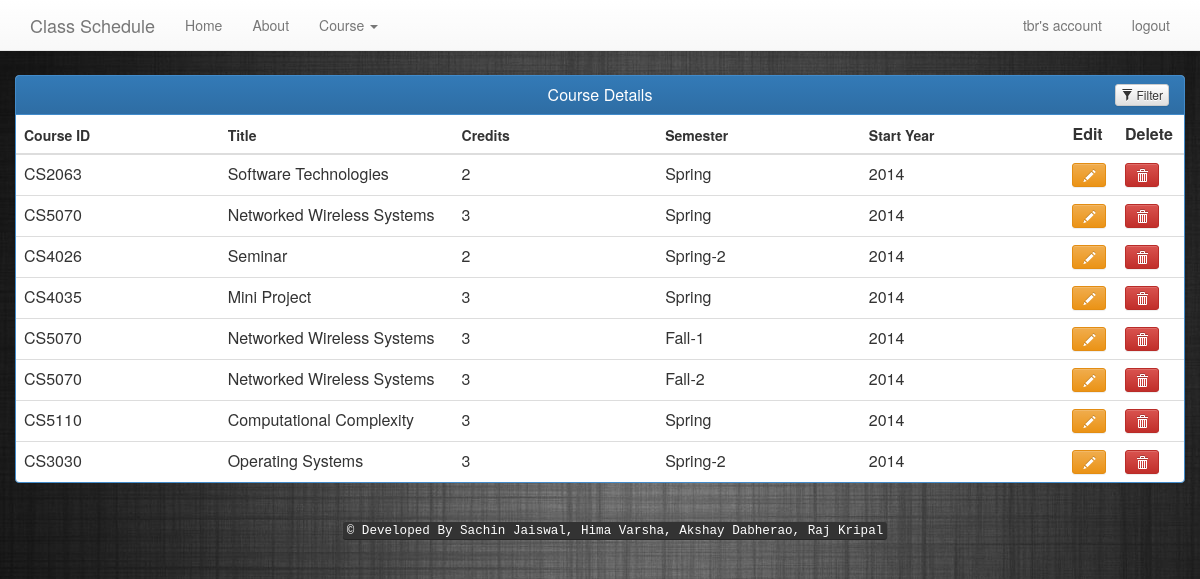
Page /my_course.php (signed in) on the committed database.
### tables this page shows
CREATE TABLE IF NOT EXISTS `section` (
`id` int(11) NOT NULL,
  `course_id` char(6) NOT NULL,
  `user_id` int(11) NOT NULL,
  `student` int(5) NOT NULL,
  `semester` varchar(25) NOT NULL,
  `year` int(4) NOT NULL
);

CREATE TABLE IF NOT EXISTS `courses` (
  `course_id` char(25) NOT NULL,
  `title` varchar(100) NOT NULL,
  `credits` float NOT NULL,
  `dept_id` int(2) DEFAULT NULL
);

### init_page.php (called while the page is built, shortened)
<?php
  $logged_in = isset($_SESSION['user_id']);
  if ($logged_in) {
    $user_id = $_SESSION['user_id'];
  }
?>

### my_course.php (the view, shortened to what this page needs)
<?php
require_once('init_page.php');
$query = "SELECT id, section.course_id, semester, year, title, credits FROM section, courses WHERE user_id = '$user_id' AND section.course_id=courses.course_id";
$data = mysqli_query($dbc, $query) ;
$course = array();
while($r = mysqli_fetch_assoc($data)) {
    $course[] = $r;
}
?>
<div class="container">
    <div class="row">
        <div class="panel panel-primary filterable">
            <div class="panel-heading">
                <center><h3 class="panel-title">Course Details</h3></center>
                <div class="pull-right">
                    <button class="btn btn-default btn-xs btn-filter"><span class="glyphicon glyphicon-filter"></span> Filter</button>
                </div>
            </div>
            <table class="table">
                <table class="table">
                <thead>
                    <tr class="filters">
                        <th><input type="text" class="form-control" placeholder="Course ID" id="course_me" name="course_me" disabled onkeyup="my_search()" >
                        </th>
                        <th><input type="text" class="form-control" placeholder="Title" id="title_me" name="title_me" disabled onkeyup="my_search()" >
                        </th>
                        <th><input type="text" class="form-control" placeholder="Credits" disabled id="credits_me" name="credits_me" onkeyup="my_search()">
                        </th>
                        <th><input type="text" class="form-control" placeholder="Semester" disabled id="semester_me" name="semester_me" onkeyup="my_search()" >
                        </th>
                        <th><input type="text" class="form-control" placeholder="Start Year" disabled id="year_me" name="year_me" onkeyup="my_search()"></th>
                        <th>Edit</th>
                        <th>Delete</th>
                    </tr>
                </thead>
                <tbody id="my_table">
                	<?php
                	foreach ($course as $course_item) {
                		echo "<tr><td>".$course_item['course_id']."</td><td>".$course_item['title']."</td><td>".$course_item['credits']."</td><td>".$course_item['semester']."</td><td>".$course_item['year']."</td><td>".'<a href="edit_section.php?section_id='.$course_item['id'].' "data-original-title="Edit this user" data-toggle="tooltip" type="button" class="btn btn-sm btn-warning"><i class="glyphicon glyphicon-pencil"></i></a> '.'</td><td><a href="delete_section.php?section_id='.$course_item['id'].'"data-original-title="Remove Course" data-toggle="tooltip" type="button" class="btn btn-sm btn-danger"><i class="glyphicon glyphicon-trash"></i></a></td></tr>';
                	}
                	?>
                </tbody>
            </table>
        </div>
    </div>
</div>
<?php
require_once('include_header.php');
require_once('include_footer.php');
?>

### css/custom.css (style rules this page uses)
.filterable { margin-top: 15px; }
.filterable .panel-heading .pull-right { margin-top: -20px; }
.filterable .filters input[disabled] { background-color: transparent; border: none; cursor: auto; box-shadow: none; padding: 0; height: auto; }

### rows in the picture
section: course "CS2063", course.title "Software Technologies", course.credits "2", semester "Spring", year "2014"
section: course "CS5070", course.title "Networked Wireless Systems", course.credits "3", semester "Spring", year "2014"
section: course "CS4026", course.title "Seminar", course.credits "2", semester "Spring-2", year "2014"
section: course "CS4035", course.title "Mini Project", course.credits "3", semester "Spring", year "2014"
section: course "CS5070", course.title "Networked Wireless Systems", course.credits "3", semester "Fall-1", year "2014"
section: course "CS5070", course.title "Networked Wireless Systems", course.credits "3", semester "Fall-2", year "2014"
section: course "CS5110", course.title "Computational Complexity", course.credits "3", semester "Spring", year "2014"
section: course "CS3030", course.title "Operating Systems", course.credits "3", semester "Spring-2", year "2014"

### other values in the picture
$username "tbr"
